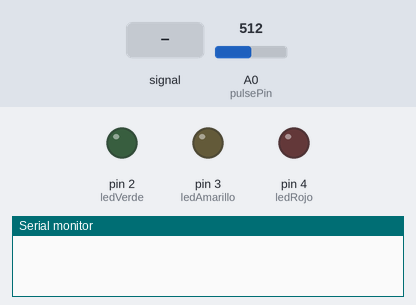
Simulated run of this sketch. Board: Arduino Uno, built with avr-gcc and run on an emulated ATmega328P. On the bench: output pins drawn as LEDs (lit = HIGH), the last lines printed to the serial monitor. The test bench sets the inputs (shaded band); at power-on: A0 (pulsePin) = 512.

Above: at 1.2 s.
1.3 s: A0 (pulsePin) fed a 200 Hz sine of ±81 counts around its level
At 1.8 s:
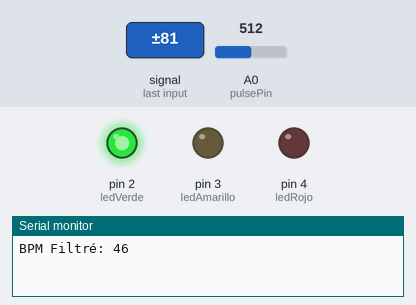
2.8 s: A0 (pulsePin) fed a 2 Hz sine of ±306 counts around its level
At 3.8 s:
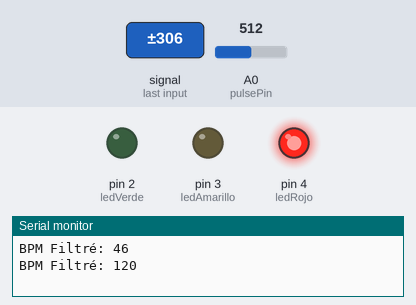
Timing chart, 0 to 5.8 s (numbered marks = the images above; inputs shaded):
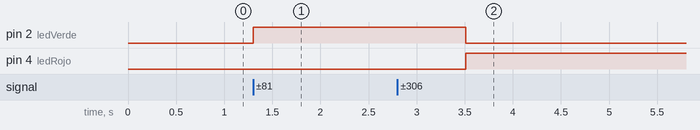

The sketch:

magnesero_lowtech.ino
```cpp
/*
  =============================================================================
  PROYECTO: Magnesero Biométrico Low-Tech (Frecuencia Cardíaca & Interfaz LED)
  AUTORAS: Sara Kasselis & Prune Ferru
  INSTITUCIÓN: FAU, Universidad de Chile
  =============================================================================
  Descripción:
  Sistema de monitoreo de frecuencia cardíaca en tiempo real para deportistas.
  Lee la señal analógica de un Pulse Sensor en A0, calcula los BPM mediante
  la diferencia de tiempo entre picos con millis(), y activa de forma condicional
  un semáforo cromático (Verde, Amarillo, Rojo) en los pines 2, 3 y 4.

  Compatibilidad Hardware:
  - V1: Arduino UNO + Breadboard + LEDs 5mm
  - V2: LilyPad Arduino + E-Textiles + Cinta LED Flexible + Batería 9V
  =============================================================================
*/

// Asignación de Pines de Salida Digital (Semáforo Cromático)
const int ledVerde   = 2; // Reposo (< 85 BPM)
const int ledAmarillo = 3; // Esfuerzo Moderado (85 - 115 BPM)
const int ledRojo    = 4; // Esfuerzo Intenso (> 115 BPM)

// Entrada Analógica (Pulse Sensor)
const int pulsePin   = A0;

// Variables de Calibración y Algoritmo
int sensorValue      = 0;
int threshold        = 550;         // Umbral para aislar el pico de la onda PQRST
unsigned long lastBeatTime = 0;     // Registro del último latido detectado (ms)
int bpm              = 0;
bool beatDetected    = false;

void setup() {
  // Configuración de pines de salida
  pinMode(ledVerde, OUTPUT);
  pinMode(ledAmarillo, OUTPUT);
  pinMode(ledRojo, OUTPUT);

  // Inicialización del Puerto Serie para Monitoreo
  Serial.begin(9600);
}

void loop() {
  // Lectura de la señal analógica
  sensorValue = analogRead(pulsePin);

  // Detección de pulso al superar el umbral
  if (sensorValue > threshold && !beatDetected) {
    beatDetected = true;
    unsigned long currentTime = millis();
    unsigned long duration = currentTime - lastBeatTime;

    // Cálculo de BPM: (60,000 ms / intervalo en ms)
    if (duration > 0) {
      bpm = 60000 / duration;
    }

    // Filtro Fisiológico (Validación entre 40 y 200 BPM)
    if (bpm >= 40 && bpm <= 200) {
      Serial.print("BPM Filtré: ");
      Serial.println(bpm);

      // Control Dinámico de Salidas Digitales (Activación Exclusiva)
      if (bpm < 85) {
        // Zona 1: Reposo
        digitalWrite(ledVerde, HIGH);
        digitalWrite(ledAmarillo, LOW);
        digitalWrite(ledRojo, LOW);
      }
      else if (bpm >= 85 && bpm <= 115) {
        // Zona 2: Esfuerzo Moderado
        digitalWrite(ledVerde, LOW);
        digitalWrite(ledAmarillo, HIGH);
        digitalWrite(ledRojo, LOW);
      }
      else {
        // Zona 3: Esfuerzo Intenso (> 115 BPM)
        digitalWrite(ledVerde, LOW);
        digitalWrite(ledAmarillo, LOW);
        digitalWrite(ledRojo, HIGH);
      }
    }
    lastBeatTime = currentTime;
  }

  // Restablecimiento de bandera al caer la señal por debajo del umbral
  if (sensorValue < threshold) {
    beatDetected = false;
  }
}
```

Measured:
- after the input at 1.3 s, pin 2 (ledVerde): LOW → HIGH at once
- after the input at 2.8 s, pin 2 (ledVerde): HIGH → LOW after 0.71 s; pin 4 (ledRojo): LOW → HIGH after 0.71 s
